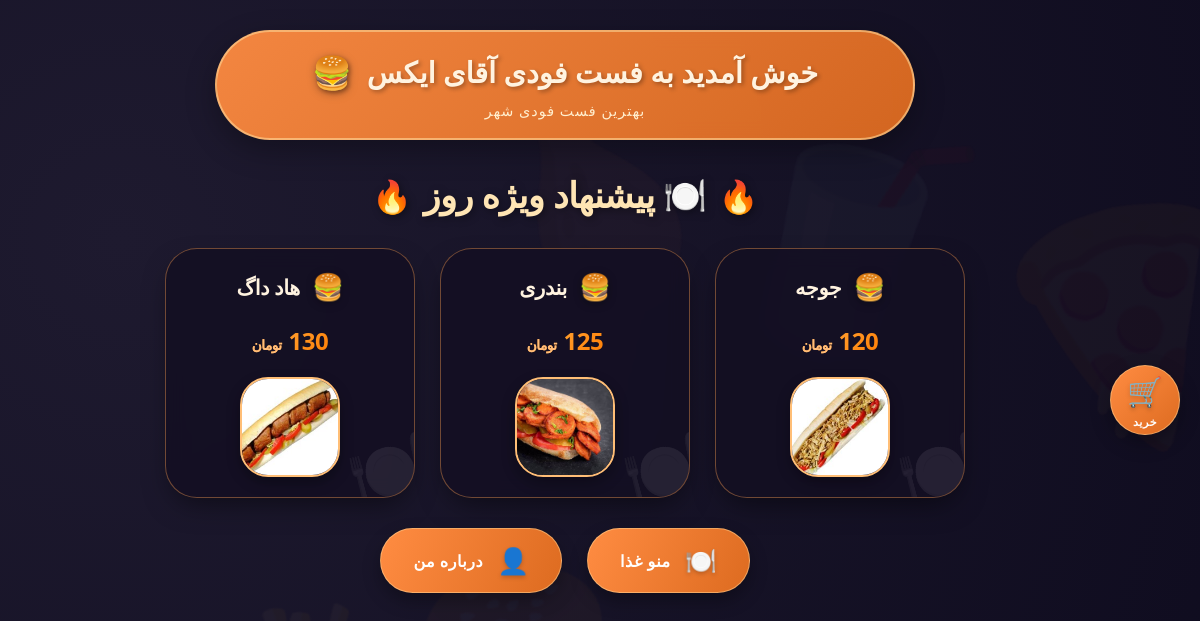
/home/, run on the app's committed database.
### home/models.py (models this page shows, shortened)
class Pishnahadroz(models.Model):
    namem = models.CharField(max_length=25, verbose_name="نام")
    akss = models.ImageField(upload_to='pic-food', verbose_name='عکس', null=True, blank=True)
    qimatt = models.CharField(max_length=30 , verbose_name="قیمت روز")

### home/views.py (the view)
# urls.py: path('', include("home.urls")),
def home(request):
    pishs = Pishnahadroz.objects.all()
    context = {'pishs':pishs}
    return render(request, 'home/home.html', context)

### home/templates/home/home.html (shortened to what this page needs)
<!DOCTYPE html>
<html lang="fa" dir="rtl">
<head>
    {% load static %}
    <link rel="stylesheet" href="{% static 'home/css/home.css' %}">
</head>
<body>
    <div class="welcome-message">
        <div class="welcome-text">
            خوش آمدید به فست فودی آقای ایکس
            <span class="welcome-icon">🍔</span>
        </div>
        <div class="welcome-subtitle">بهترین فست فودی شهر</div>
    </div>
    <div class="side-navbar">
        <a href="#" class="side-btn shop-btn-animated">
            <div class="side-btn-icon">🛒</div>
            <div class="side-btn-text">خرید</div>
        </a>
    </div>
    <h1 class="page-title">🍽️ پیشنهاد ویژه روز</h1>
    <ul class="food-list">
        {% if pishs %}
            {% for pish in pishs %}
                <li class="food-item">
                    <div class="food-name">{{ pish.namem }}</div>
                    <div class="food-price">{{ pish.qimatt|floatformat:0 }}</div>
                    {% if pish.akss %}
                        <img src="{{ pish.akss.url }}" alt="{{ pish.namem }}" class="food-image">
                    {% else %}
                        <img src="/static/images/default-food.jpg" alt="غذا" class="food-image">
                    {% endif %}
                </li>
            {% endfor %}
        {% else %}
            <li class="food-item empty-message">
                <div class="food-name">⛔ هیچ غذایی یافت نشد</div>
                <div class="food-price">لطفاً به پنل ادمین مراجعه کنید</div>
            </li>
        {% endif %}
    </ul>
    <div class="buttons-container">
        <a href="{% url 'meno' %}" class="menu-btn">
            <div class="btn-icon">🍽️</div>
            <div class="btn-label">منو غذا</div>
        </a>
        <a href="{% url 'sijal' %}" class="menu-btn">
            <div class="btn-icon">👤</div>
            <div class="btn-label">درباره من</div>
        </a>
    </div>
</body>
</html>

### data on the page
Pishnahadroz: namem "جوجه", akss (picture)
Pishnahadroz: namem "بندری", akss (picture)
Pishnahadroz: namem "هاد داگ", akss (picture)
